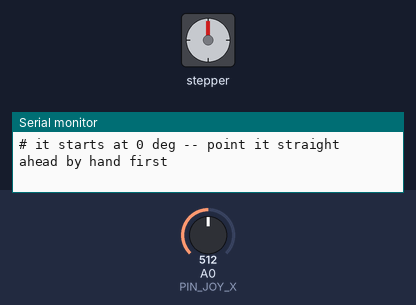
Simulated run of this sketch. Board: Arduino Uno, built with avr-gcc and run on an emulated ATmega328P. On the bench: stepper motor, the last lines printed to the serial monitor. The inputs (shaded band) are chosen by the test bench; at power-on: A0 (PIN_JOY_X) = 512. Stepper angles assume 2048 steps per turn.

Above: at 1.2 s.
1.3 s: A0 (PIN_JOY_X) set to 558
2.8 s: A0 (PIN_JOY_X) set to 585
At 3.42 s:
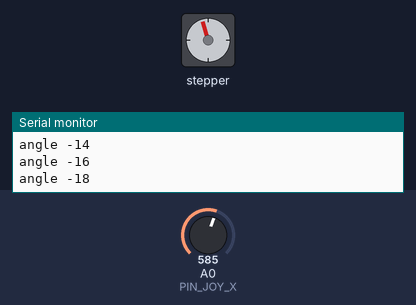
At 4.95 s:
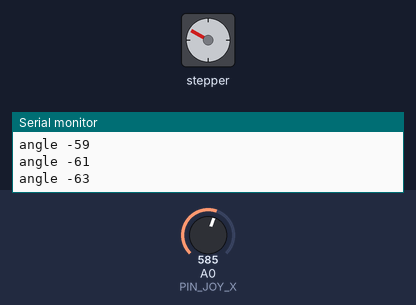
5.8 s: A0 (PIN_JOY_X) set to 716
At 6.12 s:
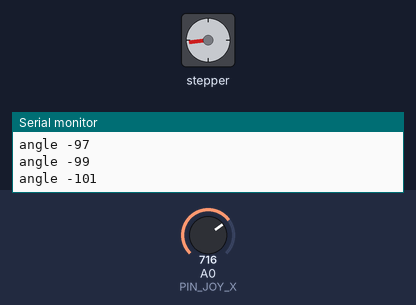
Timing chart, 0 to 17.8 s (numbered marks = the images above; inputs shaded):
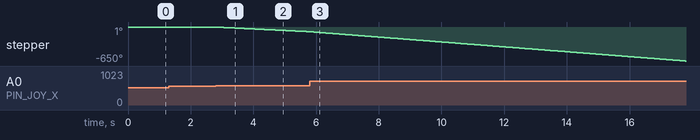

The sketch:

stepper_joystick.ino
```cpp
/*
 * stepper_joystick — steer the 28BYJ-48 stepper with the joystick
 *
 * The 2.0 version of joystick_debug: same idea, new motor. Push the
 * stick and the motor turns that way; further = faster; let go = stop.
 *
 * Wiring (full diagram on the "Stepper Upgrade Wiring" page):
 *   D2 -> IN1     D4 -> IN3        Joystick VCC -> 5V
 *   D3 -> IN2     D5 -> IN4        Joystick GND -> GND
 *   5V -> «+»     GND -> «−»       Joystick VRx -> A0
 *   Motor cable -> white socket on the ULN2003 board (only fits one way)
 *
 * The big difference from the servo: a stepper doesn't know where it's
 * pointing. It only knows "I've taken N steps since power-on." So this
 * sketch counts steps and prints the angle it THINKS it's at — point the
 * motor straight ahead by hand before plugging in, and the count starts
 * out true.
 *
 * Numbers: 2048 steps per full turn, so one step = ~0.18 degrees.
 * (Your servo could only be told whole degrees — 5x coarser!)
 */

#include <Stepper.h>

const int STEPS_PER_REV = 2048;   // 28BYJ-48 with its internal gearbox

// Gotcha: the Stepper library wants the coils in 1-3-2-4 order,
// so the pin list reads D2, D4, D3, D5 — not a typo.
Stepper motor(STEPS_PER_REV, 2, 4, 3, 5);

const int PIN_JOY_X = A0;
const int DEADBAND = 60;          // stick wobble around center to ignore

long position = 0;                // steps away from where it started
long lastPrinted = 0;

void setup() {
  Serial.begin(115200);
  Serial.println(F("# stepper_joystick: push the stick to turn the motor"));
  Serial.println(F("# it starts at 0 deg -- point it straight ahead by hand first"));
}

void releaseCoils() {
  // The Stepper library leaves the coils energized (~240 mA!) even when
  // the motor is sitting still. On USB power that's most of our budget,
  // so cut them off while idle -- the next motor.step() re-energizes
  // them automatically. The gearbox has enough friction to hold position.
  for (int p = 2; p <= 5; p++) digitalWrite(p, LOW);
}

void loop() {
  int raw = analogRead(PIN_JOY_X);   // 0..1023, ~512 centered
  int deflection = raw - 512;

  if (abs(deflection) < DEADBAND) {  // stick centered: rest, coils off
    releaseCoils();
    return;
  }

  // further push = faster spin (5..15 RPM is this motor's happy range)
  int rpm = map(abs(deflection), DEADBAND, 512, 5, 15);
  motor.setSpeed(rpm);

  // small chunks keep the stick responsive; sign sets direction.
  // stick left (raw low) = positive steps = counterclockwise-ish;
  // if yours turns the wrong way, swap to (deflection > 0) below.
  int chunk = (deflection < 0) ? 8 : -8;
  motor.step(chunk);
  position += chunk;

  long angleDeg = (position * 360L) / STEPS_PER_REV;
  if (labs(angleDeg - lastPrinted) >= 2) {
    lastPrinted = angleDeg;
    Serial.print(F("angle "));
    Serial.println(angleDeg);
  }
}
```

Measured:
- the behaviour switches between 571 and 572 on A0 (PIN_JOY_X) (found by bisection; images 0 and 1)
- after the input at 1.3 s, every drawn part: stays the same
- after the input at 2.8 s, stepper: keeps turning counter-clockwise at about 30°/s, starting at once
